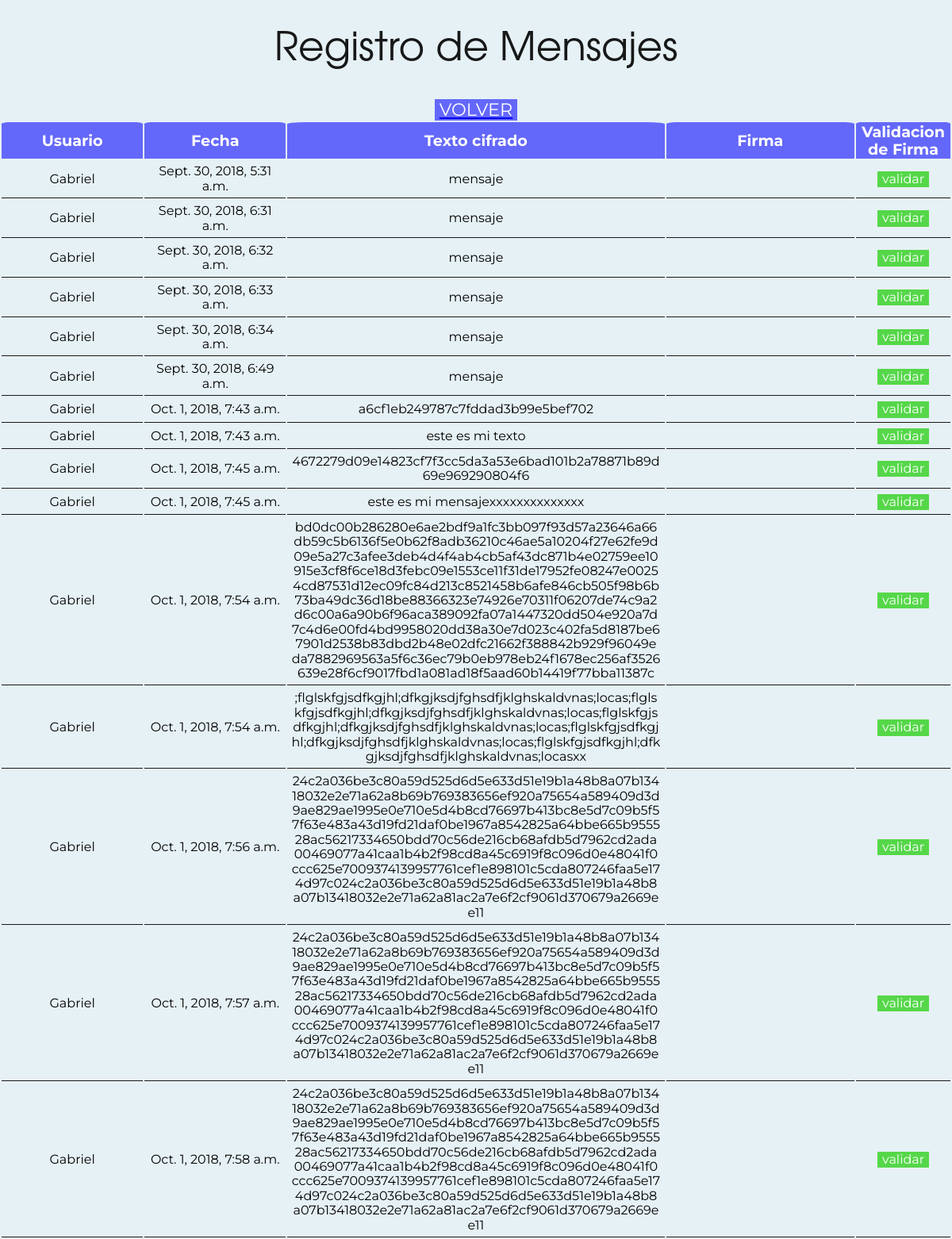
The page /firma (upper part) on the database its author committed.
### main/models.py (models this page shows)
class Save (models.Model):
	user = models.CharField(max_length = 100)
	cipher_text = models.CharField(max_length = 1000)
	algoritm = models.IntegerField(default=0)
	date = models.DateTimeField('date creation')
	firm = models.CharField(max_length = 100000)

### main/views.py (the view)
# urls.py: path('firma', views.firma, name='firma'),
def firma(request):
	context = {}
	context['lista'] = list(Save.objects.all())
	return render (request, 'main/firma.html', context)

### main/templates/main/firma.html (shortened to what this page needs)
<!DOCTYPE html>
<html lang="en">
<head>
	{%load static from staticfiles %}
	<link rel="stylesheet" type="text/css" href="{% static './main/normalize.css' %}">
	<link rel="stylesheet" type="text/css" href="{% static './main/style.css' %}">
</head>
<body>
	<h1 id='titulo'>Registro de Mensajes</h1>
	<a href="/"><button id="vover">volver</button></a>
	<table>
		<thead>
			<tr>
				<th class="tm-15">Usuario</th>
				<th class="tm-15">Fecha</th>
				<th class="tm-40">Texto cifrado</th>
				<th class="tm-20">Firma</th>
				<th class="tm-10">Validacion de Firma</th>
			</tr>
		</thead>
		<tbody>
			{%for item in lista%}
			<tr >
				<td>{{item.user}}</td>
				<td>{{item.date}}</td>
				<td id="descr"><span>{{item.cipher_text}}</span></td>
				<td id="descr"></td>
				<td>
					<form  action='validar' method="post">
						<input type="submit" name='itmem.firm' value="validar" class="bntValidar" />
					</form>
				</td>
			</tr>
			{%endfor%}
		</tbody>
	</table>
</body>
</html>

### main/static/main/style.css (style rules this page uses)
body { background-color: #E6F1F5; }
#titulo { text-align: center; font-family: Avantgarde, TeX Gyre Adventor, URW Gothic L, sans-serif; font-weight: 400; font-size: 50px; color: #171818; }
table { width: 100%; font-family: 'Montserrat', sans-serif; }
th { background-color: rgba(2, 1, 255, 0.57); border-top-left-radius: 5%; border-top-right-radius: 5%; color: white; font-size: 1.2em; }
td { text-align: center; border: none; border-bottom: 1px solid #171818; margin:5px 0 5px 0; padding: 5px; }
.tm-15 { width: 15%; }
.tm-10 { width: 10%; }
.tm-20 { width: 20%; }
.tm-40 { width: 40%; }
#descr { word-break: break-all; }
.bntValidar { background-color: rgba(27, 204, 3, 0.71); border: none; color: white; }
tr { border-bottom: 1px solid #171818; }
#vover { background-color: rgba(2, 1, 255, 0.57); margin: 0 auto; display: block; border: none; font-size: 1.4em; color: white; text-decoration: none; text-transform: uppercase; font-family: 'Montserrat', sans-serif; }

### rows shown on the page
Save: user "Gabriel", date "Sept. 30, 2018, 5:31 a.m.", cipher_text "mensaje"
Save: user "Gabriel", date "Sept. 30, 2018, 6:31 a.m.", cipher_text "mensaje"
Save: user "Gabriel", date "Sept. 30, 2018, 6:32 a.m.", cipher_text "mensaje"
Save: user "Gabriel", date "Sept. 30, 2018, 6:33 a.m.", cipher_text "mensaje"
Save: user "Gabriel", date "Sept. 30, 2018, 6:34 a.m.", cipher_text "mensaje"
Save: user "Gabriel", date "Sept. 30, 2018, 6:49 a.m.", cipher_text "mensaje"
Save: user "Gabriel", date "Oct. 1, 2018, 7:43 a.m.", cipher_text "a6cf1eb249787c7fddad3b99e5bef702"
Save: user "Gabriel", date "Oct. 1, 2018, 7:43 a.m.", cipher_text "este es mi texto"
Save: user "Gabriel", date "Oct. 1, 2018, 7:45 a.m.", cipher_text "4672279d09e14823cf7f3cc5da3a53e6bad101b2a78871b89d69e969290804f6"
Save: user "Gabriel", date "Oct. 1, 2018, 7:45 a.m.", cipher_text "este es mi mensajexxxxxxxxxxxxxx"
Save: user "Gabriel", date "Oct. 1, 2018, 7:54 a.m.", cipher_text "bd0dc00b286280e6ae2bdf9a1fc3bb097f93d57a23646a66db59c5b6136f5e0b62f8adb36210c46ae5a10204f27e62fe9d09e5a27c3afee3deb4d4f4ab4cb5af43dc871b4e02759ee10915e3cf8f6ce18d3febc09e1553ce11f31de17952fe08247e00254cd87531d12ec09fc84d213c8521458b6afe846cb505f98b6b73ba49dc36d18be88366323e74926e70311f06207de74c9a2d6c00a6a90b6f96aca389092fa07a1447320dd504e920a7d7c4d6e00fd4bd9958020dd38a30e7d023c402fa5d8187be67901d2538b83dbd2b48e02dfc21662f388842b929f96049eda7882969563a5f6c36ec79b0eb978eb24f1678ec256af3526639e28f6cf9017fbd1a081ad18f5aad60b14419f77bba11387c"
Save: user "Gabriel", date "Oct. 1, 2018, 7:54 a.m.", cipher_text ";flglskfgjsdfkgjhl;dfkgjksdjfghsdfjklghskaldvnas;locas;flglskfgjsdfkgjhl;dfkgjksdjfghsdfjklghskaldvnas;locas;flglskfgjsdfkgjhl;dfkgjksdjfghsdfjklghskaldvnas;locas;flglskfgjsdfkgjhl;dfkgjksdjfghsdfjklghskaldvnas;locas;flglskfgjsdfkgjhl;dfkgjksdjfghsdfjklghskaldvnas;locasxx"
Save: user "Gabriel", date "Oct. 1, 2018, 7:56 a.m.", cipher_text "24c2a036be3c80a59d525d6d5e633d51e19b1a48b8a07b13418032e2e71a62a8b69b769383656ef920a75654a589409d3d9ae829ae1995e0e710e5d4b8cd76697b413bc8e5d7c09b5f57f63e483a43d19fd21daf0be1967a8542825a64bbe665b955528ac56217334650bdd70c56de216cb68afdb5d7962cd2ada00469077a41caa1b4b2f98cd8a45c6919f8c096d0e48041f0ccc625e7009374139957761cef1e898101c5cda807246faa5e174d97c024c2a036be3c80a59d525d6d5e633d51e19b1a48b8a07b13418032e2e71a62a81ac2a7e6f2cf9061d370679a2669ee11"
Save: user "Gabriel", date "Oct. 1, 2018, 7:57 a.m.", cipher_text "24c2a036be3c80a59d525d6d5e633d51e19b1a48b8a07b13418032e2e71a62a8b69b769383656ef920a75654a589409d3d9ae829ae1995e0e710e5d4b8cd76697b413bc8e5d7c09b5f57f63e483a43d19fd21daf0be1967a8542825a64bbe665b955528ac56217334650bdd70c56de216cb68afdb5d7962cd2ada00469077a41caa1b4b2f98cd8a45c6919f8c096d0e48041f0ccc625e7009374139957761cef1e898101c5cda807246faa5e174d97c024c2a036be3c80a59d525d6d5e633d51e19b1a48b8a07b13418032e2e71a62a81ac2a7e6f2cf9061d370679a2669ee11"
Save: user "Gabriel", date "Oct. 1, 2018, 7:58 a.m.", cipher_text "24c2a036be3c80a59d525d6d5e633d51e19b1a48b8a07b13418032e2e71a62a8b69b769383656ef920a75654a589409d3d9ae829ae1995e0e710e5d4b8cd76697b413bc8e5d7c09b5f57f63e483a43d19fd21daf0be1967a8542825a64bbe665b955528ac56217334650bdd70c56de216cb68afdb5d7962cd2ada00469077a41caa1b4b2f98cd8a45c6919f8c096d0e48041f0ccc625e7009374139957761cef1e898101c5cda807246faa5e174d97c024c2a036be3c80a59d525d6d5e633d51e19b1a48b8a07b13418032e2e71a62a81ac2a7e6f2cf9061d370679a2669ee11"
